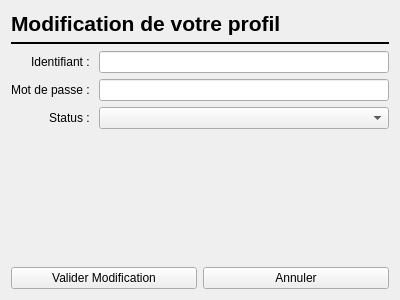
<?xml version="1.0" encoding="UTF-8"?>
<ui version="4.0">
 <class>UtilisModif</class>
 <widget class="QWidget" name="UtilisModif">
  <property name="geometry">
   <rect>
    <x>0</x>
    <y>0</y>
    <width>400</width>
    <height>300</height>
   </rect>
  </property>
  <property name="windowTitle">
   <string>Kirk Project - Modification de l'Utilisateur</string>
  </property>
  <property name="windowIcon">
   <iconset resource="../res.qrc">
    <normaloff>:/files/Ressources/KirkProject.png</normaloff>:/files/Ressources/KirkProject.png</iconset>
  </property>
  <layout class="QGridLayout" name="gridLayout">
   <item row="3" column="0">
    <widget class="QLabel" name="ld_MDP">
     <property name="text">
      <string>Mot de passe : </string>
     </property>
     <property name="alignment">
      <set>Qt::AlignRight|Qt::AlignTrailing|Qt::AlignVCenter</set>
     </property>
    </widget>
   </item>
   <item row="6" column="0" colspan="2">
    <layout class="QHBoxLayout" name="horizontalLayout">
     <item>
      <widget class="QPushButton" name="pb_Valider">
       <property name="text">
        <string>Valider Modification</string>
       </property>
      </widget>
     </item>
     <item>
      <widget class="QPushButton" name="pb_Annuler">
       <property name="text">
        <string>Annuler</string>
       </property>
      </widget>
     </item>
    </layout>
   </item>
   <item row="1" column="0" colspan="2">
    <widget class="Line" name="line">
     <property name="frameShadow">
      <enum>QFrame::Plain</enum>
     </property>
     <property name="lineWidth">
      <number>2</number>
     </property>
     <property name="orientation">
      <enum>Qt::Horizontal</enum>
     </property>
    </widget>
   </item>
   <item row="5" column="0" colspan="2">
    <spacer name="verticalSpacer">
     <property name="orientation">
      <enum>Qt::Vertical</enum>
     </property>
     <property name="sizeHint" stdset="0">
      <size>
       <width>20</width>
       <height>40</height>
      </size>
     </property>
    </spacer>
   </item>
   <item row="2" column="0">
    <widget class="QLabel" name="lb_ID">
     <property name="text">
      <string>Identifiant : </string>
     </property>
     <property name="alignment">
      <set>Qt::AlignRight|Qt::AlignTrailing|Qt::AlignVCenter</set>
     </property>
    </widget>
   </item>
   <item row="0" column="0" colspan="2">
    <widget class="QLabel" name="label">
     <property name="font">
      <font>
       <pointsize>16</pointsize>
       <weight>75</weight>
       <bold>true</bold>
      </font>
     </property>
     <property name="styleSheet">
      <string notr="true"/>
     </property>
     <property name="text">
      <string>Modification de votre profil</string>
     </property>
    </widget>
   </item>
   <item row="2" column="1">
    <widget class="QLineEdit" name="le_ID"/>
   </item>
   <item row="3" column="1">
    <widget class="QLineEdit" name="le_MDP"/>
   </item>
   <item row="4" column="0">
    <widget class="QLabel" name="lbStatus">
     <property name="text">
      <string>Status : </string>
     </property>
     <property name="alignment">
      <set>Qt::AlignRight|Qt::AlignTrailing|Qt::AlignVCenter</set>
     </property>
    </widget>
   </item>
   <item row="4" column="1">
    <widget class="QComboBox" name="coStatus"/>
   </item>
  </layout>
 </widget>
 <resources>
  <include location="../res.qrc"/>
 </resources>
 <connections/>
</ui>
